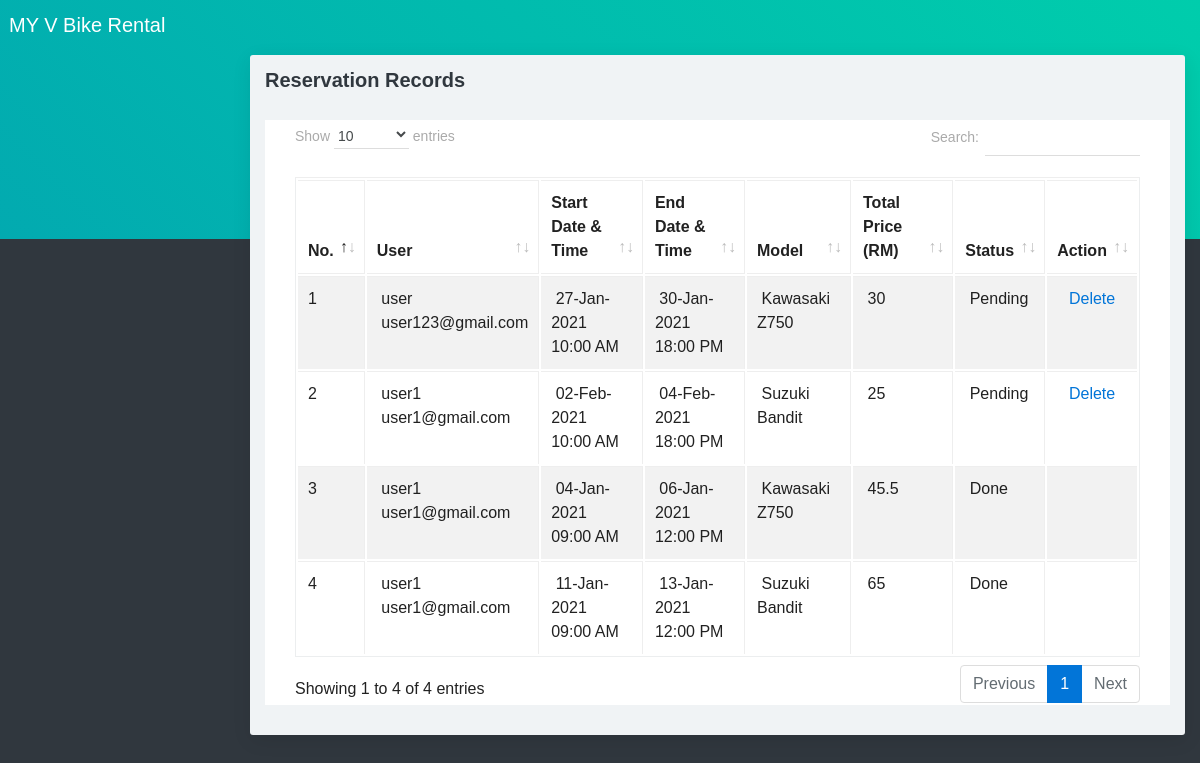
Screenshot of /viewReservationAdmin.php with the database file from the repository.
### tables this page shows
CREATE TABLE `reservations` (
  `reservationID` int(10) NOT NULL,
  `userID` int(10) NOT NULL,
  `bikeID` int(10) NOT NULL,
  `startDate` date NOT NULL,
  `endDate` date NOT NULL,
  `startTime` time NOT NULL,
  `endTime` time NOT NULL,
  `totalPrice` double NOT NULL,
  `comments` varchar(255) NOT NULL,
  `status` int(10) NOT NULL
);

CREATE TABLE `users` (
  `userID` int(11) NOT NULL,
  `username` varchar(25) NOT NULL,
  `password` varchar(25) NOT NULL,
  `email` varchar(100) NOT NULL,
  `mobileNo` int(11) NOT NULL,
  `address` varchar(255) NOT NULL
);

CREATE TABLE `bikes` (
  `ID` int(10) UNSIGNED NOT NULL,
  `Model` text NOT NULL,
  `Year of prodaction` int(10) UNSIGNED NOT NULL,
  `Engine Volume` int(10) UNSIGNED NOT NULL,
  `Hourse Power` int(10) UNSIGNED NOT NULL,
  `Rent START` date NOT NULL,
  `Rent END` date NOT NULL,
  `In Stock` tinyint(1) NOT NULL,
  `Fuel Consumption` int(10) UNSIGNED NOT NULL,
  `Price per day` int(10) UNSIGNED NOT NULL,
  `Order ID` int(10) UNSIGNED NOT NULL
);

CREATE TABLE `status` (
  `statusID` int(10) NOT NULL,
  `statusDescription` varchar(10) NOT NULL
);

### viewReservationAdmin.php (the view)
<?php
include("adFormHeader.php");
include("db.php");
?>
<div class="container-fluid">
  <div class="block-header">
    <h2>Reservation Records</h2>
  </div>
<div class="card">
  <section class="container">
    <table class="table table-bordered table-striped table-hover js-basic-example dataTable">
      <thead>
        <tr>
          <th>No.</th>
          <th>User</th>
          <th>Start Date &  Time</th>
          <th>End Date &  Time</th>
          <th>Model</th>
          <th>Total Price (RM)</th>
          <th>Status</th>
          <th>Action</th>
        </tr>
        </thead>
        <tbody>
          <?php
		$sql ="SELECT * FROM reservations";
        $qsql = mysqli_query($connect,$sql);
        $j = 0;
		while($rs = mysqli_fetch_array($qsql))
		{
            $j = $j + 1;
			$sqlpat = "SELECT * FROM users WHERE userID = '$rs[userID]'";
			$qsqlpat = mysqli_query($connect,$sqlpat);
			$rspat = mysqli_fetch_array($qsqlpat);
			$sqldept = "SELECT * FROM bikes WHERE ID='$rs[bikeID]'";
			$qsqldept = mysqli_query($connect,$sqldept);
            $rsdept = mysqli_fetch_array($qsqldept);
			$sqlstat = "SELECT * FROM status WHERE statusID='$rs[status]'";
			$qsqlstat= mysqli_query($connect,$sqlstat);
			$rsstat = mysqli_fetch_array($qsqlstat);
        echo "<tr>
          <td>".$j."</td>
            <td>&nbsp;$rspat[username]<br>&nbsp;$rspat[email]</td>
             <td>&nbsp;" . date("d-M-Y",strtotime($rs['startDate'])) . " <br>" . date("H:i A",strtotime($rs['startTime'])) . "</td>
			 <td>&nbsp;" . date("d-M-Y",strtotime($rs['endDate'])) . "<br> " . date("H:i A",strtotime($rs['endTime'])) . "</td>
		    <td>&nbsp;$rsdept[Model]</td>
                <td>&nbsp;$rs[totalPrice]</td>
                <td>&nbsp;$rsstat[statusDescription]</td>
                <td><div align='center'>";
                if($rs['status'] == 4)
                {
                       echo "  <a href='viewReservation.php?delid=$rs[reservationID]'>Delete</a>";
                }
               echo "</center></td></tr>";
		}
		?>
      </tbody>
    </table>
</section>
</div>
</div>
<?php
include("adFormFooter.php");
?>

### adFormHeader.php (shortened to what this page needs)
<!DOCTYPE html>
<html>
<head>
<link rel="stylesheet" href="https://cdnjs.cloudflare.com/ajax/libs/material-design-iconic-font/2.2.0/css/material-design-iconic-font.min.css">
<link href="assets/css/bootstrap.min.css" rel="stylesheet" />
<link href="assets/script/jquery-datatable/dataTables.bootstrap4.min.css" rel="stylesheet">
<link href="assets/css/main.css" rel="stylesheet">
<link href="assets/css/all-themes.css" rel="stylesheet" />
<link rel="stylesheet" href="sweetalert2.min.css">
</head>
<body class="theme-green">
    <nav class="navbar clearHeader">
        <div class="col-12">
            <div class="navbar-header"> <a href="javascript:void(0);" class="bars"></a> <a class="navbar-brand"
                    href="index.html">MY V Bike Rental</a> </div>
            <ul class="nav navbar-nav navbar-right">
                <li>
                    <a data-placement="bottom" title="Full Screen" href="logout.php"><i
                            class="zmdi zmdi-sign-in"></i></a>
                </li>
            </ul>
        </div>
    </nav>
    <section>
        <aside id="leftsidebar" class="sidebar">
        </aside>
    </section>
     <section class="content home">

### adFormFooter.php (shortened to what this page needs)
</section>
</body>
</body>
</html>

### assets/css/all-themes.css (style rules this page uses)
.theme-green .navbar-brand { color: #fff; }
.theme-green .nav>li>a { color: #fff; }

### rows the page displays
reservations: userID.username "user", userID.email "user123@gmail.com", startDate "27-Jan-2021", startTime "10:00 AM", endDate "30-Jan-2021", endTime "18:00 PM", bikeID.Model "Kawasaki Z750", totalPrice "30", status.statusDescription "Pending"
reservations: userID.username "user1", userID.email "user1@gmail.com", startDate "02-Feb-2021", startTime "10:00 AM", endDate "04-Feb-2021", endTime "18:00 PM", bikeID.Model "Suzuki Bandit", totalPrice "25", status.statusDescription "Pending"
reservations: userID.username "user1", userID.email "user1@gmail.com", startDate "04-Jan-2021", startTime "09:00 AM", endDate "06-Jan-2021", endTime "12:00 PM", bikeID.Model "Kawasaki Z750", totalPrice "45.5", status.statusDescription "Done"
reservations: userID.username "user1", userID.email "user1@gmail.com", startDate "11-Jan-2021", startTime "09:00 AM", endDate "13-Jan-2021", endTime "12:00 PM", bikeID.Model "Suzuki Bandit", totalPrice "65", status.statusDescription "Done"
